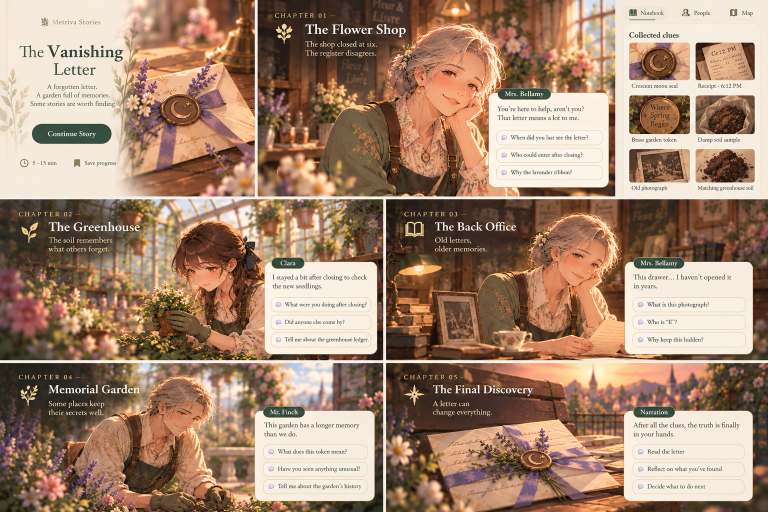
#> input picture assets/clara-original-ui.png, 1536 x 1024 px (shown at 1/2 size)
$ python -i prepare-welcome-assets.py   (imports and definitions only)
#> lines starting #> are read from the running program, lines starting #| are printed output that depends on the picture; after the words box and inside, x2 and y2 are one past the last pixel; in counts of white or black regions, pixels touching at a corner belong together
#> further down, picture is the input picture: PIL image 1536x1024 RGB; mean R, G, B 163.9, 133.8, 111.9
"""Deterministic crops of the user-supplied welcome sheets; no generated artwork.
Run with Pillow and NumPy. Sources remain untouched. See the output manifest.
"""
from pathlib import Path
from collections import deque
import json
import numpy as np
from PIL import Image, ImageDraw, ImageFilter

ROOT = Path(__file__).resolve().parents[1]
OUT = ROOT / 'public/assets/welcome'
SOURCE = Path('C:/Users/JCASUN~1/AppData/Local/Temp')
SHEETS = {
    'female': '246f8972-5320-4b3e-b70c-89cb2fb38baf',
    'male': 'df4d1071-c91f-49c0-b2ea-0050c62cfe77',
    'biscuit': 'e80a947e-b997-47cd-8492-f90f08d15a8b',
    'cat': '661e227e-9343-459d-9f97-b6a1e7e602cb',
    'bird': '13315b9f-19e7-4a1e-9a3c-b2811405304d',
    'group': '32cc85b3-b5e8-4a2c-acf0-7fde255b2106',
}
CROPS = {
 'female': {'neutral':(15,337,207,641),'wave':(10,8,206,333),'happy':(208,25,407,333),'point':(814,12,1024,333),'surprised':(416,337,610,641),'disappointed':(616,337,815,641),'goodbye':(10,8,206,333)},
 'male': {'neutral':(205,344,408,667),'wave':(0,0,204,344),'happy':(207,14,405,342),'point':(817,0,1024,348),'surprised':(612,344,817,667),'disappointed':(408,668,624,967),'goodbye':(814,677,1024,968)},
 'biscuit': {'sit':(212,15,409,250),'excited':(214,251,415,489),'sad':(214,737,419,966),'run':(615,30,871,248),'rest':(0,970,211,1112)},
 'cat': {'sit':(0,8,207,221),'wave':(416,0,618,221),'unimpressed':(410,863,618,1073),'stretch':(0,223,233,438),'sleep':(820,658,1024,864)},
 'bird': {'perched':(0,0,213,272),'flutter':(204,536,466,801),'curious':(210,274,414,538),'sleep':(0,1080,214,1362)},
}

def load(name):
    return Image.open(SOURCE / f'codex-clipboard-{SHEETS[name]}.png')

def remove_checker(image):
    """Remove only border-connected neutral checker pixels, protecting enclosed highlights."""
    rgb=np.array(image.convert('RGB')).astype(np.int16)
    candidate=(rgb.max(2)-rgb.min(2)<24)&(rgb.min(2)>184)
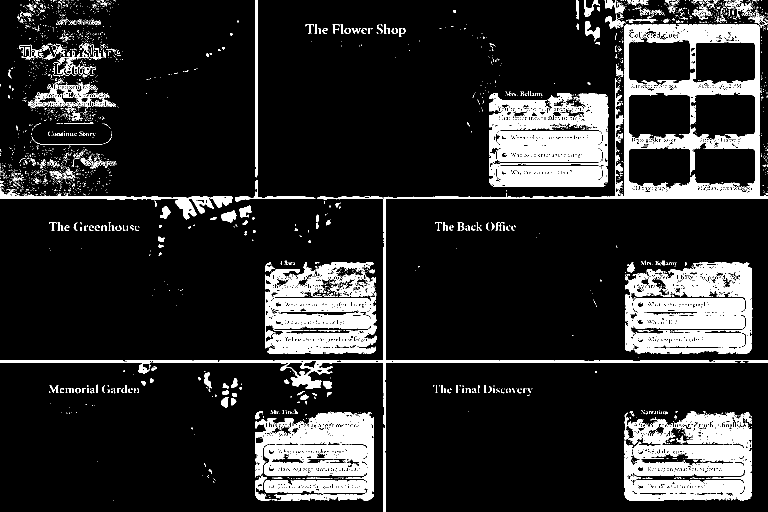
#> candidate: shape (1024, 1536) bool (shown at 1/2 size); 14.7% white; 2810 white regions (2537 under 20 px), largest, box (x1, y1, x2, y2) and area: (0, 48, 1536, 1024) 48463, (978, 186, 1217, 374) 22907, (1250, 525, 1505, 707) 15741
    h,w=candidate.shape
#> h = 1024; w = 1536
    bg=np.zeros((h,w),dtype=bool);q=deque()
    for y in range(h):
        for x in (0,w-1):
            if candidate[y,x] and not bg[y,x]:bg[y,x]=True;q.append((x,y))
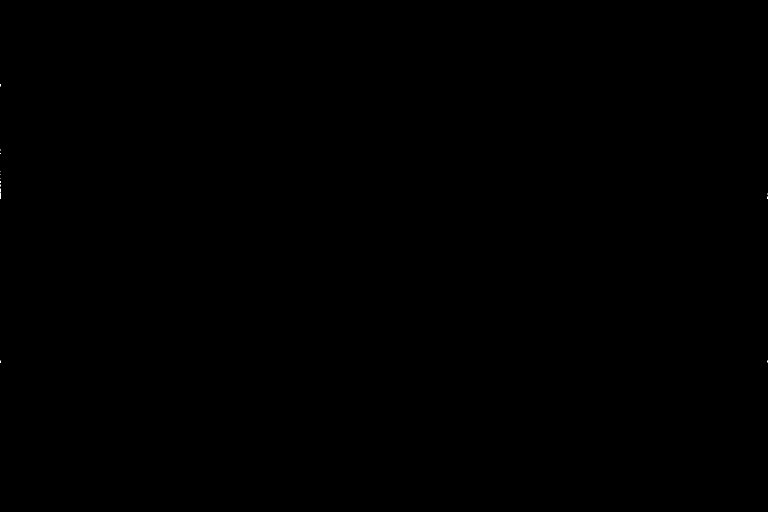
#> bg: shape (1024, 1536) bool (shown at 1/2 size); 0% white in thin lines or dots, all inside (x1, y1, x2, y2) = (0, 168, 1536, 726)
    for x in range(w):
        for y in (0,h-1):
            if candidate[y,x] and not bg[y,x]:bg[y,x]=True;q.append((x,y))
#> bg: shape (1024, 1536) bool; 0.01% white in thin lines or dots
    while q:
        x,y=q.popleft()
        for xx,yy in ((x-1,y),(x+1,y),(x,y-1),(x,y+1)):
            if 0<=xx<w and 0<=yy<h and candidate[yy,xx] and not bg[yy,xx]:bg[yy,xx]=True;q.append((xx,yy))
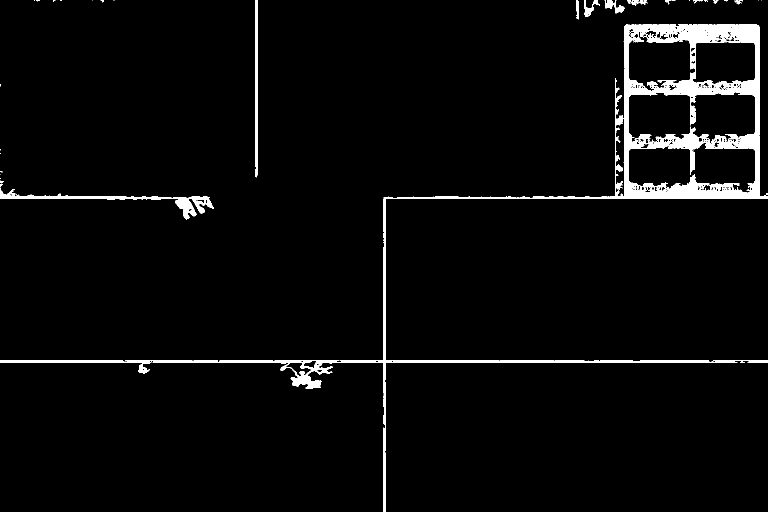
#> bg: shape (1024, 1536) bool (shown at 1/2 size); 3.5% white; 34 white regions (22 under 20 px), largest, box (x1, y1, x2, y2) and area: (0, 48, 1536, 1024) 47952, (0, 376, 427, 439) 3905, (510, 0, 515, 355) 1715
    rgba=np.array(image.convert('RGBA'));rgba[bg,3]=0
#> after `rgba[bg, 3] = 0`:
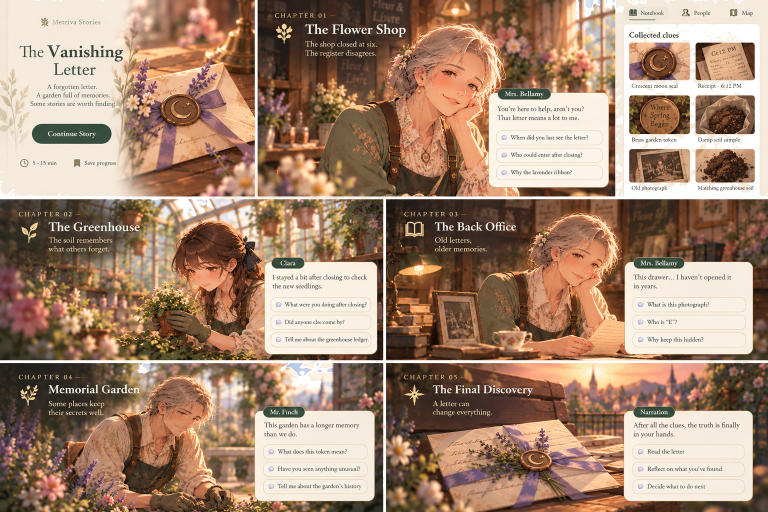
#> rgba: shape (1024, 1536, 4) (shown at 1/2 size); mean R, G, B, A 163.9, 133.8, 111.9, 246.1; transparent parts drawn white
    # Neutral antialias fringe bordering the removed checker is softened, not enlarged.
    near=np.array(Image.fromarray((bg*255).astype('uint8')).filter(ImageFilter.MaxFilter(3)))>0
    edge=near&~bg&(rgb.max(2)-rgb.min(2)<32)&(rgb.min(2)>164)
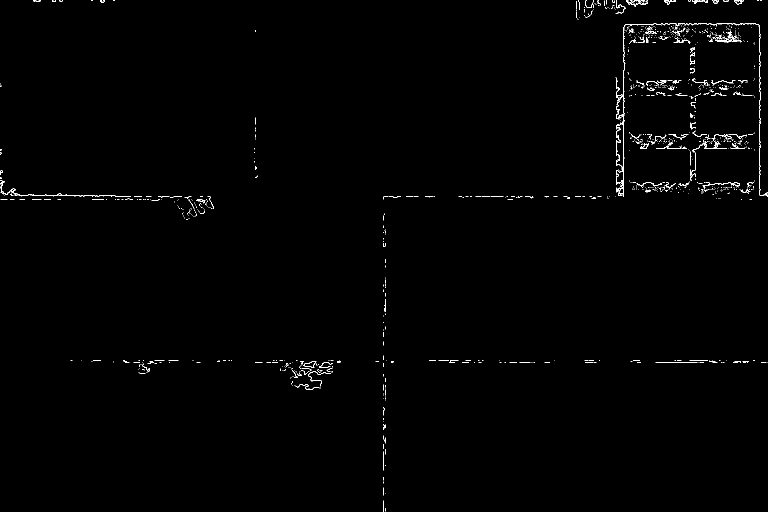
#> edge: shape (1024, 1536) bool (shown at 1/2 size); 0.65% white in thin lines or dots
    rgba[edge,3]=0
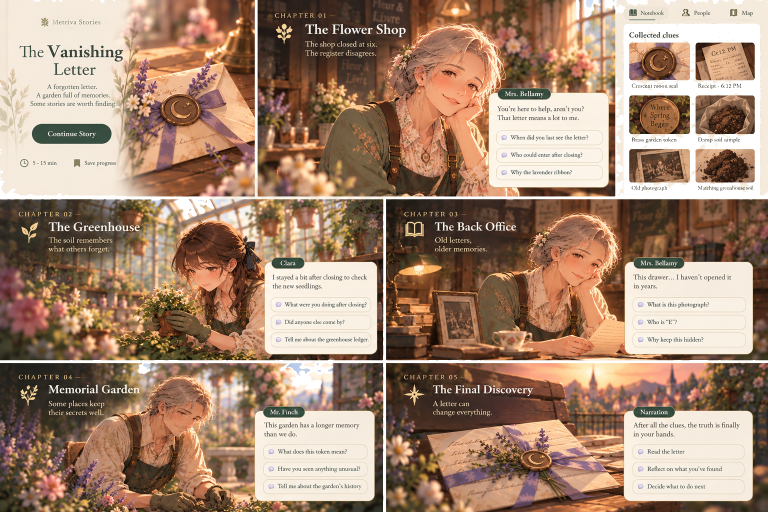
#> rgba: shape (1024, 1536, 4) (shown at 1/2 size); 0.65% of pixels changed, all inside (x1, y1, x2, y2) = (0, 0, 1536, 1024); transparent parts drawn white
    return Image.fromarray(rgba)

def isolate_pose(image):
    """Discard disconnected fragments from neighboring poses at crop boundaries."""
    rgba=np.array(image.convert('RGBA'));mask=rgba[:,:,3]>65;h,w=mask.shape;parts=[]
    for y,x in zip(*np.where(mask)):
        if not mask[y,x]:continue
        q=deque([(int(x),int(y))]);mask[y,x]=False;points=[]
        while q:
            xx,yy=q.popleft();points.append((xx,yy))
            for nx,ny in ((xx-1,yy),(xx+1,yy),(xx,yy-1),(xx,yy+1)):
                if 0<=nx<w and 0<=ny<h and mask[ny,nx]:mask[ny,nx]=False;q.append((nx,ny))
        parts.append(points)
    if not parts:return image
    parts.sort(key=len,reverse=True);main=parts[0];xs,ys=zip(*main);x0,x1,y0=min(xs),max(xs),min(ys)
    chosen=np.zeros((h,w),dtype=np.uint8)
    for i,points in enumerate(parts):
        px,py=zip(*points)
        # Only retain disconnected expression accents above the same character.
        keep=i==0 or (len(points)>20 and min(px)>=x0 and max(px)<=x1 and max(py)<y0+8)
        if keep:chosen[np.array(py),np.array(px)]=255
    expanded=np.array(Image.fromarray(chosen).filter(ImageFilter.MaxFilter(3)))>0
    rgba[~expanded,3]=0
    return Image.fromarray(rgba)

manifest={'sources':SHEETS,'individualCanvas':[256,360],'groupCanvas':[600,660],'waitingOrder':[1,2,3,4],'crops':{},'notes':[
 'Original thoughtful/confused host crops are retained; the runtime selects generated disappointed-v2 variants documented in reports/welcome-art-revision.md.',
 'Groups 3 and 4 touch at the cat paw / skirt boundary. A minimum-alpha seam separates the touching silhouettes without rectangular neighbor strips.',
 'Voice clips remain unavailable. A generated illustrated oak door is now used for the entry and exit.'
]}
previews=[]
# [20 lines not run here, left out]
# Seam follows the narrow transparent gap, including the single touching boundary.
# [1 line that did not run here, left out]
# [1 line not run here, left out]
# [1 line that did not run here, left out]
# [3 lines not run here, left out]
# [1 line that did not run here, left out]
# [12 lines not run here, left out]
# QA contact sheet only; never consumed by the site.
cols=7;cw,ch=180,235
sheet=Image.new('RGB',(cols*cw,((len(previews)+cols-1)//cols)*ch),'#e9ddc8');d=ImageDraw.Draw(sheet)
# [5 lines not run here, left out]

>>> from PIL import Image
>>> picture = Image.open('../assets/clara-original-ui.png')
>>> result = remove_checker(picture)

$ run again, on assets/approved-map-reference.png
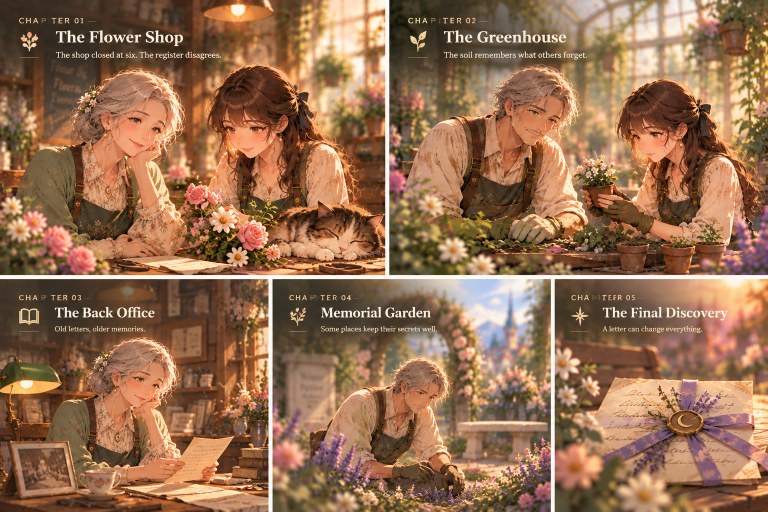
#> input picture assets/approved-map-reference.png, 1536 x 1024 px (shown at 1/2 size)
#> picture is the input picture: PIL image 1536x1024 RGB; mean R, G, B 149.3, 110.1, 80.7
#> candidate: shape (1024, 1536) bool; 2.5% white; 802 white regions (716 under 20 px), largest, box (x1, y1, x2, y2) and area: (0, 0, 1536, 1024) 28778, (1026, 607, 1065, 651) 830, (1335, 0, 1360, 28) 540
#> after the loop in remove_checker, `while q:`:
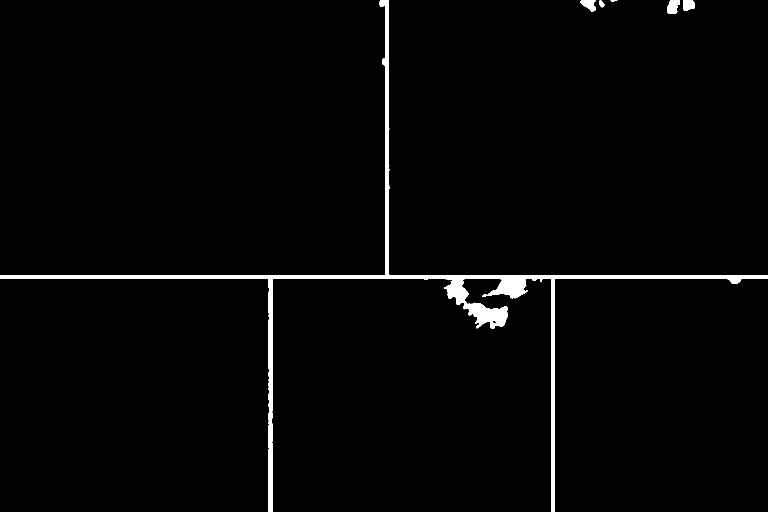
#> bg: shape (1024, 1536) bool (shown at 1/2 size); 1.9% white; 6 white regions, box (x1, y1, x2, y2) and area: (0, 0, 1536, 1024) 28778, (1335, 0, 1360, 28) 540, (1160, 0, 1192, 23) 461, (1366, 0, 1390, 22) 424, (1198, 0, 1209, 15) 103, (1221, 0, 1235, 3) 31
#> edge: shape (1024, 1536) bool; 0.13% white in thin lines or dots, all inside (x1, y1, x2, y2) = (152, 0, 1507, 973)
#> in remove_checker, `rgba[edge,3]=0`:
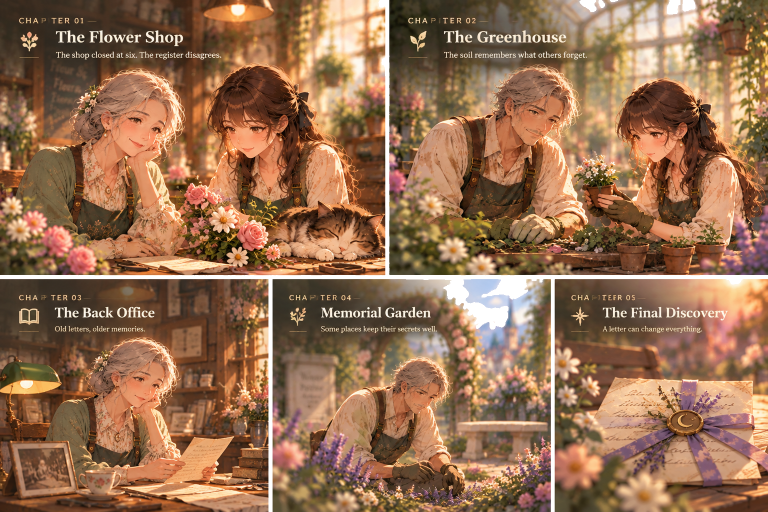
#> rgba: shape (1024, 1536, 4) (shown at 1/2 size); mean R, G, B, A 149.3, 110.1, 80.7, 249.7; transparent parts drawn white

$ run again, on assets/character-bellamy-thoughtful.png
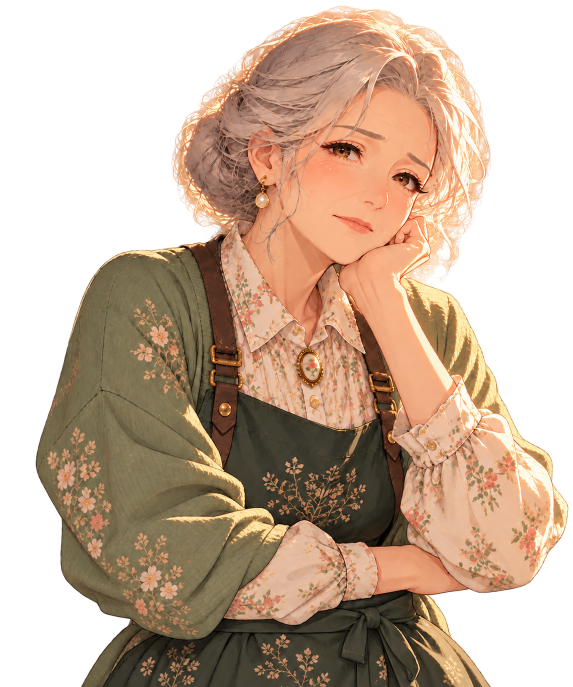
#> input picture assets/character-bellamy-thoughtful.png, 1145 x 1374 px (shown at 1/2 size)
#> picture is the input picture: PIL image 1145x1374 RGBA; mean R, G, B, A 107.7, 83.6, 63, 158.1
#> in remove_checker, `rgb=np.array(image.convert('RGB')).astype(np.int16)`:
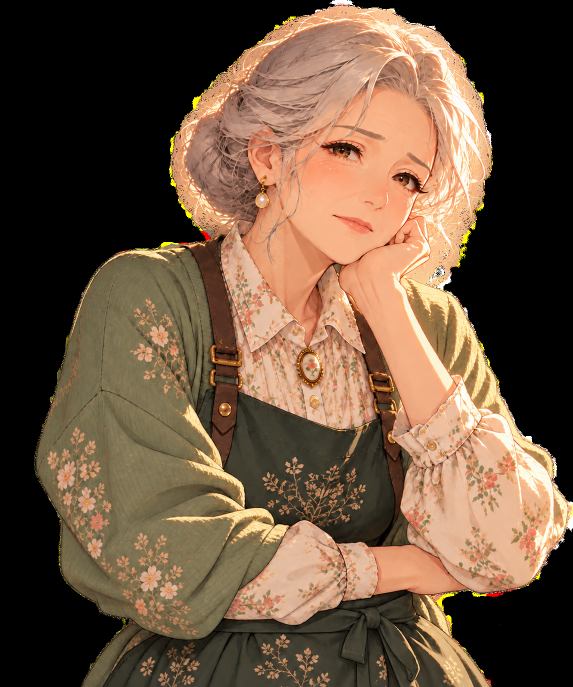
#> rgb: shape (1374, 1145, 3) int16 (shown at 1/2 size); mean R, G, B 107.7, 83.6, 63
#> in remove_checker, `candidate=(rgb.max(2)-rgb.min(2)<24)&(rgb.min(2)>184)`:
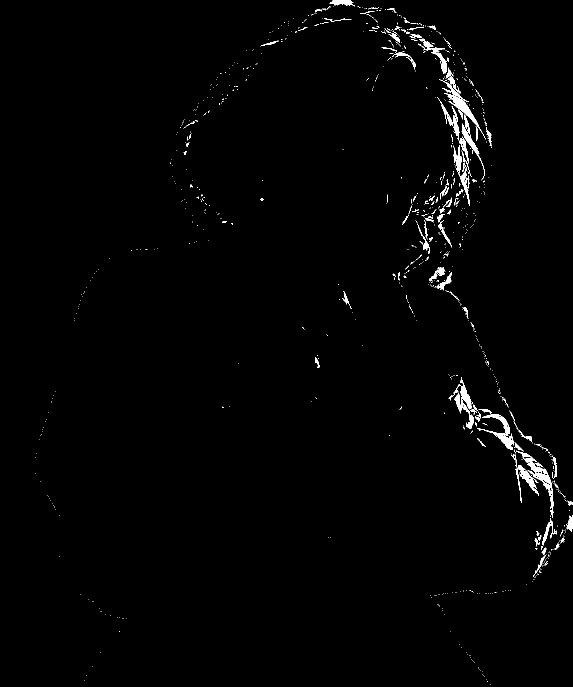
#> candidate: shape (1374, 1145) bool (shown at 1/2 size); 1.2% white; 979 white regions (857 under 20 px), largest, box (x1, y1, x2, y2) and area: (1032, 901, 1107, 1036) 1495, (878, 159, 971, 278) 1286, (912, 290, 940, 411) 786
#> edge: shape (1374, 1145) bool; 0% white in thin lines or dots, all inside (x1, y1, x2, y2) = (669, 10, 1142, 1051)
